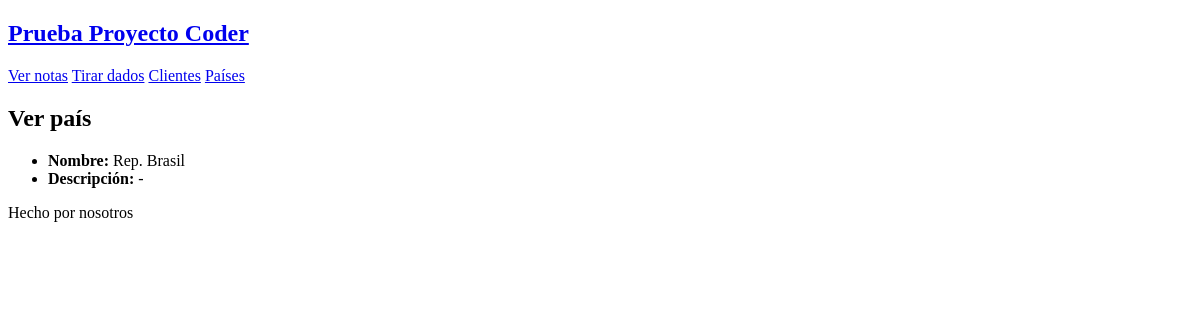
Before: /pais/3/detail/ with the older database file.
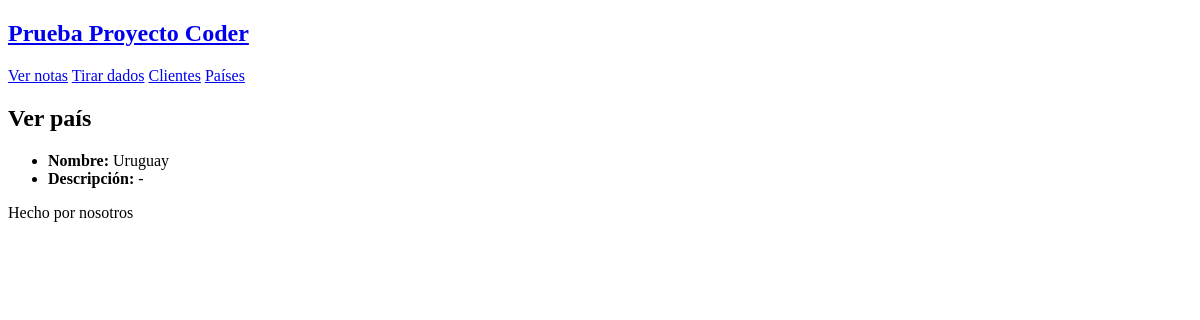
After: the same page with the newer database file.
### prueba/models.py (models this page shows, shortened)
class Pais(models.Model):
    nombre = models.CharField(
        max_length=100, unique=True, verbose_name="Nombre del país"
    )
    descripcion = models.TextField(verbose_name="Descripción", null=True, blank=True)
    class Meta:
        verbose_name_plural = "Países"

### prueba/views.py (the view)
# urls.py: path("pais/<int:pk>/detail/", PaisDetail.as_view(), name="pais_detail"),
class PaisDetail(DetailView):
    model = models.Pais

### prueba/templates/prueba/pais_detail.html
{% extends 'prueba/base.html' %}
{% block contenido %}
    <h2>Ver país</h2>
    <ul>
        <li><strong>Nombre:</strong> {{ pais.nombre }}</li>
        {% if pais.descripcion %}
            <li><strong>Descripción:</strong> {{ pais.descripcion }}</li>
        {% else %}
            <li><strong>Descripción:</strong> - </li>
        {% endif %}
    </ul>
{% endblock contenido %}

Changed rows visible on the page:
changed Pais: nombre "Rep. Brasil" → "Uruguay"
